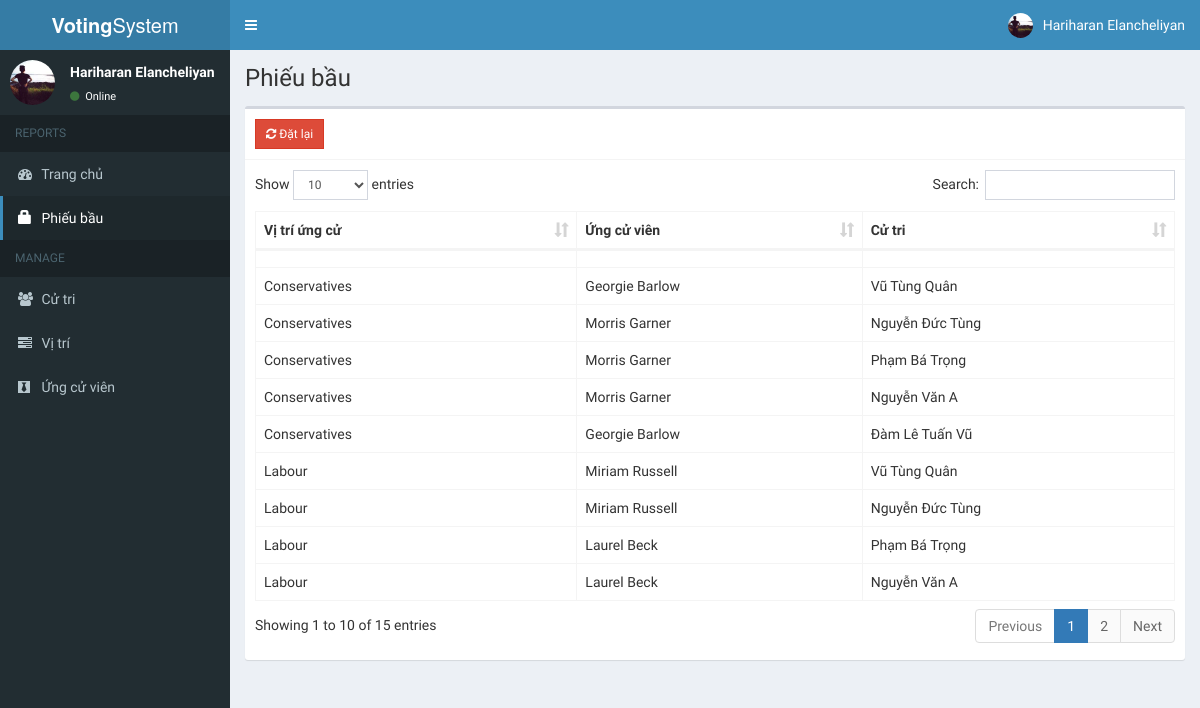
Screenshot of /admin/votes.php (signed in) with the database file from the repository.
### tables this page shows
CREATE TABLE `votes` (
  `id` int(11) NOT NULL,
  `voters_id` int(11) NOT NULL,
  `candidate_id` int(11) NOT NULL,
  `position_id` int(11) NOT NULL
);

CREATE TABLE `positions` (
  `id` int(11) NOT NULL,
  `description` varchar(50) NOT NULL,
  `max_vote` int(11) NOT NULL,
  `priority` int(11) NOT NULL
);

CREATE TABLE `candidates` (
  `id` int(11) NOT NULL,
  `position_id` int(11) NOT NULL,
  `firstname` varchar(30) NOT NULL,
  `lastname` varchar(30) NOT NULL,
  `photo` varchar(150) NOT NULL
);

CREATE TABLE `voters` (
  `id` int(11) NOT NULL,
  `voters_id` varchar(15) NOT NULL,
  `password` varchar(60) NOT NULL,
  `firstname` varchar(30) NOT NULL,
  `lastname` varchar(30) NOT NULL,
  `photo` varchar(150) NOT NULL
);

### admin/includes/session.php (called while the page is built, shortened)
<?php
	include 'includes/conn.php';
	$sql = "SELECT * FROM admin WHERE id = '".$_SESSION['admin']."'";
	$query = $conn->query($sql);
	$user = $query->fetch_assoc();
?>

### admin/votes.php (the view, shortened to what this page needs)
<?php include 'includes/session.php'; ?>
<?php include 'includes/header.php'; ?>
<body class="hold-transition skin-blue sidebar-mini">
    <div class="wrapper">
        <?php include 'includes/navbar.php'; ?>
        <?php include 'includes/menubar.php'; ?>
        <div class="content-wrapper">
            <section class="content-header">
                <h1>
                    Phiếu bầu
                </h1>
            </section>
            <section class="content">
                <div class="row">
                    <div class="col-xs-12">
                        <div class="box">
                            <div class="box-header with-border">
                                <a
                                    href="#reset"
                                    data-toggle="modal"
                                    class="btn btn-danger btn-sm btn-flat"
                                ><i class="fa fa-refresh"></i> Đặt lại</a>
                            </div>
                            <div class="box-body">
                                <table
                                    id="example1"
                                    class="table table-bordered"
                                >
                                    <thead>
                                        <th>Vị trí ứng cử</th>
                                        <th>Ứng cử viên</th>
                                        <th>Cử tri</th>
                                    </thead>
                                    <tbody>
                                        <?php
                    $sql = "SELECT *, candidates.firstname AS canfirst, candidates.lastname AS canlast, voters.firstname AS votfirst, voters.lastname AS votlast FROM votes LEFT JOIN positions ON positions.id=votes.position_id LEFT JOIN candidates ON candidates.id=votes.candidate_id LEFT JOIN voters ON voters.id=votes.voters_id ORDER BY positions.priority ASC";
                    $query = $conn->query($sql);
                    while($row = $query->fetch_assoc()){
                      echo "
                        <tr>
                          <td class='hidden'></td>
                          <td>".$row['description']."</td>
                          <td>".$row['canfirst'].' '.$row['canlast']."</td>
                          <td>".$row['votfirst'].' '.$row['votlast']."</td>
                        </tr>
                      ";
                    }
                  ?>
                                    </tbody>
                                </table>
                            </div>
                        </div>
                    </div>
                </div>
            </section>
        </div>
    </div>
</body>
</html>

### admin/includes/header.php (shortened to what this page needs)
<!DOCTYPE html>
<html>
<head>
  	<link rel="stylesheet" href="../bower_components/bootstrap/dist/css/bootstrap.min.css">
    <link rel="stylesheet" href="../plugins/iCheck/all.css">
  	<link rel="stylesheet" href="../bower_components/font-awesome/css/font-awesome.min.css">
  	<link rel="stylesheet" href="../dist/css/AdminLTE.min.css">
    <link rel="stylesheet" href="../bower_components/datatables.net-bs/css/dataTables.bootstrap.min.css">
    <link rel="stylesheet" href="../bower_components/bootstrap-daterangepicker/daterangepicker.css">
    <link rel="stylesheet" href="../plugins/timepicker/bootstrap-timepicker.min.css">
    <link rel="stylesheet" href="../bower_components/bootstrap-datepicker/dist/css/bootstrap-datepicker.min.css">
    <link rel="stylesheet" href="../dist/css/skins/_all-skins.min.css">
</head>

### admin/includes/navbar.php (shortened to what this page needs)
<header class="main-header">
    <a
        href="#"
        class="logo"
    >
        <span class="logo-lg"><b>Voting</b>System</span>
    </a>
    <nav class="navbar navbar-static-top">
        <a
            href="#"
            class="sidebar-toggle"
            data-toggle="push-menu"
            role="button"
        >
        </a>
        <div class="navbar-custom-menu">
            <ul class="nav navbar-nav">
                <li class="dropdown user user-menu">
                    <a
                        href="#"
                        class="dropdown-toggle"
                        data-toggle="dropdown"
                    >
                        <img
                            src="<?php echo (!empty($user['photo'])) ? '../images/'.$user['photo'] : '../images/profile.jpg'; ?>"
                            class="user-image"
                            alt="User Image"
                        >
                        <span class="hidden-xs"><?php echo $user['firstname'].' '.$user['lastname']; ?></span>
                    </a>
                </li>
            </ul>
        </div>
    </nav>
</header>

### admin/includes/menubar.php (shortened to what this page needs)
<aside class="main-sidebar">
    <section class="sidebar">
        <div class="user-panel">
            <div class="pull-left image">
                <img
                    src="<?php echo (!empty($user['photo'])) ? '../images/'.$user['photo'] : '../images/profile.jpg'; ?>"
                    class="img-circle"
                    alt="User Image"
                >
            </div>
            <div class="pull-left info">
                <p><?php echo $user['firstname'].' '.$user['lastname']; ?></p>
                <a><i class="fa fa-circle text-success"></i> Online</a>
            </div>
        </div>
        <ul
            class="sidebar-menu"
            data-widget="tree"
        >
            <li class="header">REPORTS</li>
            <li class=""><a href="home.php"><i class="fa fa-dashboard"></i> <span>Trang chủ</span></a></li>
            <li class=""><a href="votes.php"><span class="glyphicon glyphicon-lock"></span> <span>Phiếu bầu</span></a>
            </li>
            <li class="header">MANAGE</li>
            <li class=""><a href="voters.php"><i class="fa fa-users"></i> <span>Cử tri</span></a></li>
            <li class=""><a href="positions.php"><i class="fa fa-tasks"></i> <span>Vị trí</span></a></li>
            <li class=""><a href="candidates.php"><i class="fa fa-black-tie"></i> <span>Ứng cử viên</span></a></li>
        </ul>
    </section>
</aside>

### rows the page displays
votes: position.description "Conservatives", candidate.firstname "Georgie", candidate.lastname "Barlow", voters.firstname "Vũ Tùng", voters.lastname "Quân"
votes: position.description "Conservatives", candidate.firstname "Morris", candidate.lastname "Garner", voters.firstname "Nguyễn Đức", voters.lastname "Tùng"
votes: position.description "Conservatives", candidate.firstname "Morris", candidate.lastname "Garner", voters.firstname "Phạm Bá", voters.lastname "Trọng"
votes: position.description "Conservatives", candidate.firstname "Morris", candidate.lastname "Garner", voters.firstname "Nguyễn Văn", voters.lastname "A"
votes: position.description "Conservatives", candidate.firstname "Georgie", candidate.lastname "Barlow", voters.firstname "Đàm Lê Tuấn", voters.lastname "Vũ"
votes: position.description "Labour", candidate.firstname "Miriam", candidate.lastname "Russell", voters.firstname "Vũ Tùng", voters.lastname "Quân"
votes: position.description "Labour", candidate.firstname "Miriam", candidate.lastname "Russell", voters.firstname "Nguyễn Đức", voters.lastname "Tùng"
votes: position.description "Labour", candidate.firstname "Laurel", candidate.lastname "Beck", voters.firstname "Phạm Bá", voters.lastname "Trọng"
votes: position.description "Labour", candidate.firstname "Laurel", candidate.lastname "Beck", voters.firstname "Nguyễn Văn", voters.lastname "A"

### other values shown
$user['firstname'] "Hariharan"
$user['lastname'] "Elancheliyan"
